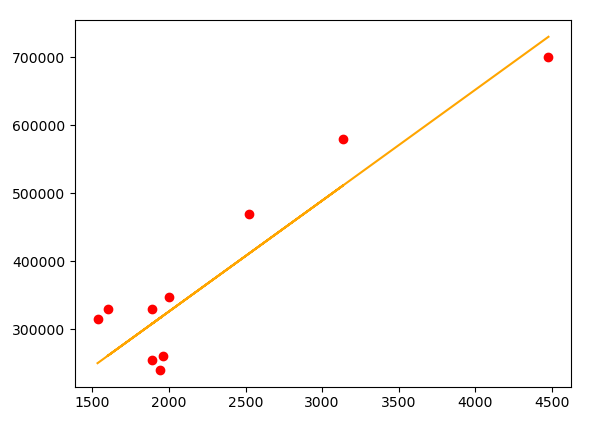

Write the Python code that produced this figure.
import linearReggression as lr
import numpy as np
import pandas as pd
import matplotlib.pyplot as plt

from sklearn.model_selection import train_test_split

multi = pd.read_csv('multivariateData1.csv', names=['a', 'b','c'])

x = multi.iloc[:, :1].values
y = multi.iloc[:, 2].values

x_train, x_test, y_train, y_test = train_test_split(x, y, test_size=.2)
model = lr.LinearRegression(number_of_iterations=1000, learning_rate=.000000001)
model.fit(x_train, y_train)
y_predicted = model.predict(x_test)

print(model.EvaluatePerformance(y_test,y_predicted))
plt.scatter(x_test, y_test, color='Red')
plt.plot(x_test, y_predicted, color='orange')
plt.show()
